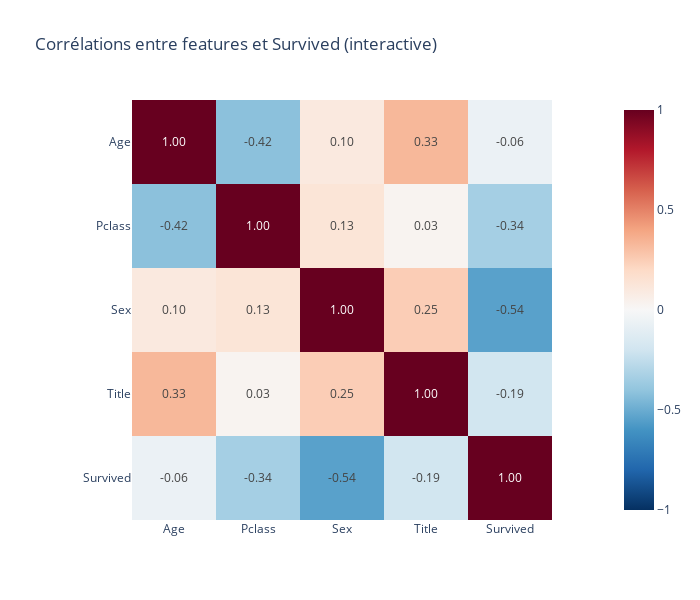

Notebook code cell kept with this figure:
### Code cell
df_corr = X.copy()
df_corr['Survived'] = train['Survived']

# Calcul de la matrice de corrélation
corr_matrix = df_corr.corr()

# Conversion en DataFrame longue pour Plotly
corr_long = corr_matrix.reset_index().melt(id_vars='index')
corr_long.columns = ['Feature1', 'Feature2', 'Correlation']

# Heatmap interactive avec plotly
fig = px.imshow(
    corr_matrix.values,
    x=corr_matrix.columns,
    y=corr_matrix.index,
    color_continuous_scale='RdBu_r',
    zmin=-1, zmax=1,
    text_auto='.2f',
    title='Corrélations entre features et Survived (interactive)'
)
fig.update_layout(width=700, height=600)
fig.show()

### Figure 1 — Plotly figure (JSON) as saved in the notebook; plotly's stock layout.template omitted (floating-point values rounded to 4 significant figures)
{"data": [{"coloraxis": "coloraxis", "hovertemplate": "x: %{x}<br>y: %{y}<br>color: %{z}<extra></extra>", "name": "0", "texttemplate": "%{z:.2f}", "type": "heatmap", "x": ["Age", "Pclass", "Sex", "Title", "Survived"], "xaxis": "x", "y": ["Age", "Pclass", "Sex", "Title", "Survived"], "yaxis": "y", "z": [[1.0, -0.4163, 0.1015, 0.3306, -0.06132], [-0.4163, 1.0, 0.1319, 0.0291, -0.3385], [0.1015, 0.1319, 1.0, 0.2501, -0.5434], [0.3306, 0.0291, 0.2501, 1.0, -0.1936], [-0.06132, -0.3385, -0.5434, -0.1936, 1.0]]}], "layout": {"coloraxis": {"cmax": 1, "cmin": -1, "colorscale": [[0, "rgb(5,48,97)"], [0.1, "rgb(33,102,172)"], [0.2, "rgb(67,147,195)"], [0.3, "rgb(146,197,222)"], [0.4, "rgb(209,229,240)"], [0.5, "rgb(247,247,247)"], [0.6, "rgb(253,219,199)"], [0.7, "rgb(244,165,130)"], [0.8, "rgb(214,96,77)"], [0.9, "rgb(178,24,43)"], [1, "rgb(103,0,31)"]]}, "height": 600, "title": {"text": "Corrélations entre features et Survived (interactive)"}, "width": 700, "xaxis": {"anchor": "y", "constrain": "domain", "domain": [0, 1], "scaleanchor": "y"}, "yaxis": {"anchor": "x", "autorange": "reversed", "constrain": "domain", "domain": [0, 1]}}}
